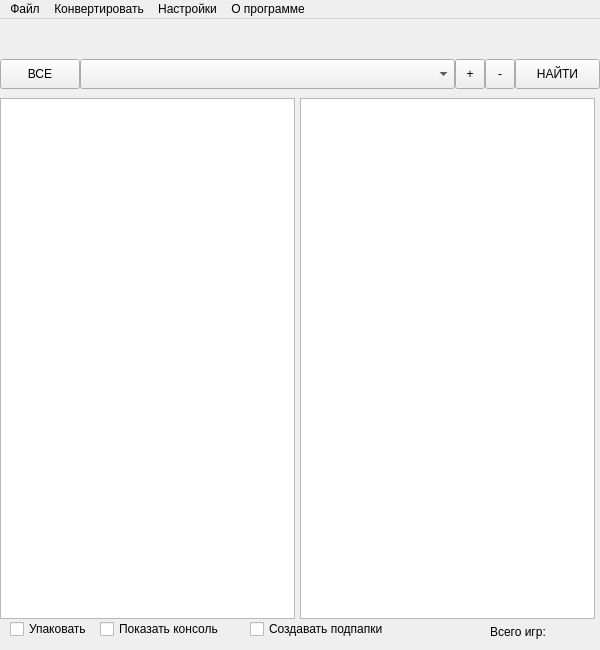
<?xml version="1.0" encoding="UTF-8"?>
<ui version="4.0">
 <class>BFGUnpacker</class>
 <widget class="QMainWindow" name="BFGUnpacker">
  <property name="geometry">
   <rect>
    <x>0</x>
    <y>0</y>
    <width>600</width>
    <height>650</height>
   </rect>
  </property>
  <property name="windowTitle">
   <string>BFGUnpacker</string>
  </property>
  <property name="styleSheet">
   <string notr="true">darkorange.stylesheet</string>
  </property>
  <widget class="QWidget" name="centralwidget">
   <widget class="QComboBox" name="comboBox_gameList">
    <property name="geometry">
     <rect>
      <x>80</x>
      <y>40</y>
      <width>375</width>
      <height>30</height>
     </rect>
    </property>
   </widget>
   <widget class="QToolButton" name="toolButton_plus">
    <property name="geometry">
     <rect>
      <x>455</x>
      <y>40</y>
      <width>30</width>
      <height>30</height>
     </rect>
    </property>
    <property name="text">
     <string>+</string>
    </property>
   </widget>
   <widget class="QToolButton" name="toolButton_minus">
    <property name="geometry">
     <rect>
      <x>485</x>
      <y>40</y>
      <width>30</width>
      <height>30</height>
     </rect>
    </property>
    <property name="text">
     <string>-</string>
    </property>
   </widget>
   <widget class="QTextBrowser" name="logWindow">
    <property name="geometry">
     <rect>
      <x>300</x>
      <y>79</y>
      <width>295</width>
      <height>521</height>
     </rect>
    </property>
   </widget>
   <widget class="QLabel" name="all_games_label">
    <property name="geometry">
     <rect>
      <x>490</x>
      <y>605</y>
      <width>100</width>
      <height>15</height>
     </rect>
    </property>
    <property name="text">
     <string>Всего игр:</string>
    </property>
   </widget>
   <widget class="QTreeView" name="gameList_treeView">
    <property name="geometry">
     <rect>
      <x>0</x>
      <y>79</y>
      <width>295</width>
      <height>521</height>
     </rect>
    </property>
   </widget>
   <widget class="QToolButton" name="toolButton_Find">
    <property name="geometry">
     <rect>
      <x>515</x>
      <y>40</y>
      <width>85</width>
      <height>30</height>
     </rect>
    </property>
    <property name="text">
     <string>НАЙТИ</string>
    </property>
   </widget>
   <widget class="QToolButton" name="btn_All_Favorite">
    <property name="geometry">
     <rect>
      <x>0</x>
      <y>40</y>
      <width>80</width>
      <height>30</height>
     </rect>
    </property>
    <property name="text">
     <string>ВСЕ</string>
    </property>
   </widget>
   <widget class="QCheckBox" name="checkBox_Reimport">
    <property name="geometry">
     <rect>
      <x>10</x>
      <y>600</y>
      <width>100</width>
      <height>20</height>
     </rect>
    </property>
    <property name="text">
     <string>Упаковать</string>
    </property>
   </widget>
   <widget class="QCheckBox" name="checkBox_ShowConsole">
    <property name="geometry">
     <rect>
      <x>100</x>
      <y>600</y>
      <width>140</width>
      <height>20</height>
     </rect>
    </property>
    <property name="text">
     <string>Показать консоль</string>
    </property>
   </widget>
   <widget class="QCheckBox" name="checkBox_createSubfolders">
    <property name="geometry">
     <rect>
      <x>250</x>
      <y>600</y>
      <width>150</width>
      <height>20</height>
     </rect>
    </property>
    <property name="text">
     <string>Создавать подпапки</string>
    </property>
   </widget>
   <widget class="QWidget" name="layoutWidget">
    <property name="geometry">
     <rect>
      <x>0</x>
      <y>0</y>
      <width>601</width>
      <height>41</height>
     </rect>
    </property>
    <layout class="QHBoxLayout" name="upperButtons"/>
   </widget>
  </widget>
  <widget class="QMenuBar" name="menubar">
   <property name="geometry">
    <rect>
     <x>0</x>
     <y>0</y>
     <width>600</width>
     <height>21</height>
    </rect>
   </property>
   <property name="styleSheet">
    <string notr="true"/>
   </property>
   <widget class="QMenu" name="menu">
    <property name="styleSheet">
     <string notr="true"/>
    </property>
    <property name="title">
     <string>Файл</string>
    </property>
    <widget class="QMenu" name="unpackWith">
     <property name="title">
      <string>Распаковать с помощью</string>
     </property>
     <addaction name="action7z_Archiver"/>
     <addaction name="actionGame_Archive_Unpacker_Plugin"/>
     <addaction name="actionTotal_Observer"/>
     <addaction name="actionSprite_and_Archive_Utility"/>
    </widget>
    <widget class="QMenu" name="zippedFormats">
     <property name="title">
      <string>Форматы сжатия</string>
     </property>
     <addaction name="actionZlib_Deflate"/>
     <addaction name="actionLZ4"/>
    </widget>
    <widget class="QMenu" name="formatSearch">
     <property name="title">
      <string>Поиск форматов</string>
     </property>
     <addaction name="actionWAV"/>
    </widget>
    <widget class="QMenu" name="additionalMenu">
     <property name="title">
      <string>Дополнительно</string>
     </property>
     <addaction name="autoSearchScripts"/>
     <addaction name="actionArchiveScanner"/>
     <addaction name="actionFileList"/>
    </widget>
    <widget class="QMenu" name="consolesMenu">
     <property name="title">
      <string>Консоли</string>
     </property>
     <widget class="QMenu" name="menuSony">
      <property name="title">
       <string>Sony</string>
      </property>
      <widget class="QMenu" name="menuPlayStation_1">
       <property name="title">
        <string>PlayStation 1</string>
       </property>
       <addaction name="ps1_dummy"/>
      </widget>
      <widget class="QMenu" name="menuPlayStation_2">
       <property name="title">
        <string>PlayStation 2</string>
       </property>
       <addaction name="ps2_dummy"/>
      </widget>
      <widget class="QMenu" name="menuPlayStation_3">
       <property name="title">
        <string>PlayStation 3</string>
       </property>
       <addaction name="ps3_dummy"/>
      </widget>
      <widget class="QMenu" name="menuPlayStation_4">
       <property name="title">
        <string>PlayStation 4</string>
       </property>
       <addaction name="ps4_dummy"/>
      </widget>
      <widget class="QMenu" name="menuPlayStation_5">
       <property name="title">
        <string>PlayStation 5</string>
       </property>
       <addaction name="ps5_dummy"/>
      </widget>
      <widget class="QMenu" name="menuPSP">
       <property name="title">
        <string>PSP</string>
       </property>
       <addaction name="psp_dummy"/>
      </widget>
      <widget class="QMenu" name="menuPlayStation_Vita">
       <property name="title">
        <string>PlayStation Vita</string>
       </property>
       <addaction name="vita_dummy"/>
      </widget>
      <addaction name="menuPlayStation_1"/>
      <addaction name="menuPlayStation_2"/>
      <addaction name="menuPlayStation_3"/>
      <addaction name="menuPlayStation_4"/>
      <addaction name="menuPlayStation_5"/>
      <addaction name="menuPSP"/>
      <addaction name="menuPlayStation_Vita"/>
     </widget>
     <widget class="QMenu" name="menuMicrosoft">
      <property name="title">
       <string>Microsoft</string>
      </property>
      <widget class="QMenu" name="menuXBox_Classic">
       <property name="title">
        <string>XBox Classic</string>
       </property>
       <addaction name="xbox_dummy"/>
      </widget>
      <widget class="QMenu" name="menuXBox_One">
       <property name="title">
        <string>XBox One</string>
       </property>
       <addaction name="xbox1_dummy"/>
      </widget>
      <widget class="QMenu" name="menuXBox_Series">
       <property name="title">
        <string>XBox Series</string>
       </property>
       <addaction name="xbox_series_dummy"/>
      </widget>
      <addaction name="menuXBox_Classic"/>
      <addaction name="menuXBox_One"/>
      <addaction name="menuXBox_Series"/>
     </widget>
     <widget class="QMenu" name="menuNintendo">
      <property name="title">
       <string>Nintendo</string>
      </property>
      <widget class="QMenu" name="menuGameCube">
       <property name="title">
        <string>GameCube</string>
       </property>
       <addaction name="gamecube_dummy"/>
      </widget>
      <widget class="QMenu" name="menuWii">
       <property name="title">
        <string>Wii</string>
       </property>
       <addaction name="wii_dummy"/>
      </widget>
      <widget class="QMenu" name="menuWii_U">
       <property name="title">
        <string>Wii U</string>
       </property>
       <addaction name="wiiU_dummy"/>
      </widget>
      <widget class="QMenu" name="menuSwitch">
       <property name="title">
        <string>Switch</string>
       </property>
       <addaction name="switch_dummy"/>
      </widget>
      <widget class="QMenu" name="menuClassic_Consoles">
       <property name="title">
        <string>Classic Consoles</string>
       </property>
       <addaction name="nes_dummy"/>
      </widget>
      <addaction name="menuGameCube"/>
      <addaction name="menuWii"/>
      <addaction name="menuWii_U"/>
      <addaction name="menuSwitch"/>
      <addaction name="menuClassic_Consoles"/>
     </widget>
     <widget class="QMenu" name="menuSega">
      <property name="title">
       <string>Sega</string>
      </property>
      <widget class="QMenu" name="menuDreamcast">
       <property name="title">
        <string>Dreamcast</string>
       </property>
       <addaction name="dreamcast_dummy"/>
      </widget>
      <widget class="QMenu" name="menuMegaDrive">
       <property name="title">
        <string>MegaDrive</string>
       </property>
       <addaction name="md_dummy"/>
      </widget>
      <widget class="QMenu" name="menuSaturn">
       <property name="title">
        <string>Saturn</string>
       </property>
       <addaction name="saturn_dummy"/>
      </widget>
      <widget class="QMenu" name="menuSegaOther">
       <property name="title">
        <string>Other</string>
       </property>
       <addaction name="sega_dummy"/>
      </widget>
      <addaction name="menuDreamcast"/>
      <addaction name="menuMegaDrive"/>
      <addaction name="menuSaturn"/>
      <addaction name="menuSegaOther"/>
     </widget>
     <widget class="QMenu" name="menuOtherConsoles">
      <property name="title">
       <string>Other</string>
      </property>
      <addaction name="other_consoles_dummy"/>
     </widget>
     <addaction name="menuSony"/>
     <addaction name="menuMicrosoft"/>
     <addaction name="menuNintendo"/>
     <addaction name="menuSega"/>
     <addaction name="menuOtherConsoles"/>
    </widget>
    <widget class="QMenu" name="menu_5">
     <property name="title">
      <string>Архивы</string>
     </property>
     <addaction name="archives_dummy"/>
    </widget>
    <widget class="QMenu" name="menu_6">
     <property name="title">
      <string>Игровые движки</string>
     </property>
     <addaction name="games_engines_dummy"/>
    </widget>
    <widget class="QMenu" name="menu_7">
     <property name="title">
      <string>Образы дисков</string>
     </property>
     <addaction name="disc_images_dummy"/>
    </widget>
    <widget class="QMenu" name="menu_8">
     <property name="title">
      <string>Инсталляторы</string>
     </property>
     <addaction name="installers_dummy"/>
    </widget>
    <addaction name="quickOpen"/>
    <addaction name="unpackWith"/>
    <addaction name="menu_5"/>
    <addaction name="menu_6"/>
    <addaction name="consolesMenu"/>
    <addaction name="menu_7"/>
    <addaction name="menu_8"/>
    <addaction name="zippedFormats"/>
    <addaction name="formatSearch"/>
    <addaction name="additionalMenu"/>
    <addaction name="separator"/>
    <addaction name="exitAction"/>
   </widget>
   <widget class="QMenu" name="menu_2">
    <property name="title">
     <string>Конвертировать</string>
    </property>
    <widget class="QMenu" name="videoConverters">
     <property name="title">
      <string>Видео</string>
     </property>
     <addaction name="actionFFMPEG_Video_Converter"/>
     <addaction name="actionRad_Video_Tools"/>
     <addaction name="actionMedia_Info"/>
    </widget>
    <widget class="QMenu" name="audioConverters">
     <property name="title">
      <string>Аудио</string>
     </property>
     <addaction name="actionFFMPEG_Sound_Converter"/>
     <addaction name="actionVGM_Stream_Tools"/>
     <addaction name="actionFSBext"/>
     <addaction name="actionToWAV"/>
     <addaction name="actionRAW_to_WAV"/>
     <addaction name="actionRAW_to_Atrac"/>
     <addaction name="actionPlayStation_Audio_Converter"/>
     <addaction name="actionXWM_WAV_Audio_Converter"/>
    </widget>
    <widget class="QMenu" name="imageConverters">
     <property name="title">
      <string>Текстуры</string>
     </property>
     <addaction name="actionFFMPEG_Image_Converter"/>
     <addaction name="actionSAU"/>
     <addaction name="actionnConvert"/>
     <addaction name="actionImage_to_DDS_Microsoft"/>
     <addaction name="actionImage_to_DDS_nVidia"/>
     <addaction name="actionDDS_Header_Generator"/>
     <addaction name="actionCubeMap_Creator"/>
     <addaction name="actionICO_Icon_Splitter"/>
    </widget>
    <addaction name="videoConverters"/>
    <addaction name="audioConverters"/>
    <addaction name="imageConverters"/>
   </widget>
   <widget class="QMenu" name="menu_3">
    <property name="title">
     <string>Настройки</string>
    </property>
    <widget class="QMenu" name="themes_list_2">
     <property name="title">
      <string>Темы</string>
     </property>
     <addaction name="theme_dummy"/>
    </widget>
    <addaction name="action_Language"/>
    <addaction name="themes_list_2"/>
    <addaction name="create_theme"/>
    <addaction name="action_Settings"/>
    <addaction name="action_SelectOutPath"/>
    <addaction name="action_ClearOutPath"/>
    <addaction name="action_CreateOutPath"/>
    <addaction name="action_DeleteEmptyFiles"/>
    <addaction name="action_DeleteEmptySubfolders"/>
   </widget>
   <widget class="QMenu" name="menu_4">
    <property name="title">
     <string>О программе</string>
    </property>
    <addaction name="action_About"/>
   </widget>
   <addaction name="menu"/>
   <addaction name="menu_2"/>
   <addaction name="menu_3"/>
   <addaction name="menu_4"/>
  </widget>
  <action name="quickOpen">
   <property name="text">
    <string>Открыть быстро</string>
   </property>
  </action>
  <action name="exitAction">
   <property name="text">
    <string>Выход</string>
   </property>
  </action>
  <action name="action_Language">
   <property name="text">
    <string>Язык\Language</string>
   </property>
  </action>
  <action name="action_SelectOutPath">
   <property name="text">
    <string>Выбрать выходную папку</string>
   </property>
  </action>
  <action name="action_ClearOutPath">
   <property name="text">
    <string>Очистить выходную папку</string>
   </property>
  </action>
  <action name="action_CreateOutPath">
   <property name="text">
    <string>Создать выходную папку</string>
   </property>
  </action>
  <action name="action_Settings">
   <property name="text">
    <string>Настройки</string>
   </property>
  </action>
  <action name="action_DeleteEmptyFiles">
   <property name="text">
    <string>Удалить пустые файлы</string>
   </property>
  </action>
  <action name="action_DeleteEmptySubfolders">
   <property name="text">
    <string>Удалить пустые подпапки</string>
   </property>
  </action>
  <action name="action_About">
   <property name="text">
    <string>О программе...</string>
   </property>
  </action>
  <action name="action7z_Archiver">
   <property name="text">
    <string>7z Archiver</string>
   </property>
  </action>
  <action name="actionGame_Archive_Unpacker_Plugin">
   <property name="text">
    <string>Game Archive Unpacker Plugin</string>
   </property>
  </action>
  <action name="actionTotal_Observer">
   <property name="text">
    <string>Total Observer</string>
   </property>
  </action>
  <action name="actionSprite_and_Archive_Utility">
   <property name="text">
    <string>Sprite and Archive Utility</string>
   </property>
  </action>
  <action name="action0_9">
   <property name="text">
    <string>0-9</string>
   </property>
  </action>
  <action name="actionA">
   <property name="text">
    <string>A</string>
   </property>
  </action>
  <action name="actionB">
   <property name="text">
    <string>B</string>
   </property>
  </action>
  <action name="actionC">
   <property name="text">
    <string>C</string>
   </property>
  </action>
  <action name="actionD">
   <property name="text">
    <string>D</string>
   </property>
  </action>
  <action name="actionE">
   <property name="text">
    <string>E</string>
   </property>
  </action>
  <action name="actionF">
   <property name="text">
    <string>F</string>
   </property>
  </action>
  <action name="actionG">
   <property name="text">
    <string>G</string>
   </property>
  </action>
  <action name="actionH">
   <property name="text">
    <string>H</string>
   </property>
  </action>
  <action name="actionI">
   <property name="text">
    <string>I</string>
   </property>
  </action>
  <action name="actionJ">
   <property name="text">
    <string>J</string>
   </property>
  </action>
  <action name="actionK">
   <property name="text">
    <string>K</string>
   </property>
  </action>
  <action name="actionL">
   <property name="text">
    <string>L</string>
   </property>
  </action>
  <action name="actionM">
   <property name="text">
    <string>M</string>
   </property>
  </action>
  <action name="actionN">
   <property name="text">
    <string>N</string>
   </property>
  </action>
  <action name="actionO">
   <property name="text">
    <string>O</string>
   </property>
  </action>
  <action name="actionP">
   <property name="text">
    <string>P</string>
   </property>
  </action>
  <action name="actionQ">
   <property name="text">
    <string>Q</string>
   </property>
  </action>
  <action name="actionR">
   <property name="text">
    <string>R</string>
   </property>
  </action>
  <action name="actionS">
   <property name="text">
    <string>S</string>
   </property>
  </action>
  <action name="actionT">
   <property name="text">
    <string>T</string>
   </property>
  </action>
  <action name="actionU">
   <property name="text">
    <string>U</string>
   </property>
  </action>
  <action name="actionV">
   <property name="text">
    <string>V</string>
   </property>
  </action>
  <action name="actionW">
   <property name="text">
    <string>W</string>
   </property>
  </action>
  <action name="actionX">
   <property name="text">
    <string>X</string>
   </property>
  </action>
  <action name="actionY">
   <property name="text">
    <string>Y</string>
   </property>
  </action>
  <action name="actionZ">
   <property name="text">
    <string>Z</string>
   </property>
  </action>
  <action name="actionZlib_Deflate">
   <property name="text">
    <string>Zlib, Deflate</string>
   </property>
  </action>
  <action name="actionLZ4">
   <property name="text">
    <string>LZ4</string>
   </property>
  </action>
  <action name="actionWAV">
   <property name="text">
    <string>WAV</string>
   </property>
  </action>
  <action name="autoSearchScripts">
   <property name="text">
    <string>Автопоиск скрипта</string>
   </property>
  </action>
  <action name="action_23">
   <property name="text">
    <string>Сканер архивов</string>
   </property>
  </action>
  <action name="action_24">
   <property name="text">
    <string>Список файлов в папке</string>
   </property>
  </action>
  <action name="actionFileList">
   <property name="text">
    <string>Список файлов в папке</string>
   </property>
  </action>
  <action name="actionArchiveScanner">
   <property name="text">
    <string>Сканер архивов</string>
   </property>
  </action>
  <action name="actionFFMPEG_Video_Converter">
   <property name="text">
    <string>FFMPEG Video Converter</string>
   </property>
  </action>
  <action name="actionRad_Video_Tools">
   <property name="text">
    <string>Rad Video Tools</string>
   </property>
  </action>
  <action name="actionMedia_Info">
   <property name="text">
    <string>Media Info</string>
   </property>
  </action>
  <action name="actionFFMPEG_Sound_Converter">
   <property name="text">
    <string>FFMPEG Sound Converter</string>
   </property>
  </action>
  <action name="actionVGM_Stream_Tools">
   <property name="text">
    <string>VGM Stream Tools</string>
   </property>
  </action>
  <action name="actionFSBext">
   <property name="text">
    <string>FSBext </string>
   </property>
  </action>
  <action name="actionToWAV">
   <property name="text">
    <string>ToWAV</string>
   </property>
  </action>
  <action name="actionRAW_to_WAV">
   <property name="text">
    <string>RAW to WAV</string>
   </property>
  </action>
  <action name="actionRAW_to_Atrac">
   <property name="text">
    <string>RAW to Atrac</string>
   </property>
  </action>
  <action name="actionPlayStation_Audio_Converter">
   <property name="text">
    <string>PlayStation Audio Converter</string>
   </property>
  </action>
  <action name="actionXWM_WAV_Audio_Converter">
   <property name="text">
    <string>XWM\WAV Audio Converter</string>
   </property>
  </action>
  <action name="actionFFMPEG_Image_Converter">
   <property name="text">
    <string>FFMPEG Image Converter</string>
   </property>
  </action>
  <action name="actionSAU">
   <property name="text">
    <string>SAU</string>
   </property>
  </action>
  <action name="actionnConvert">
   <property name="text">
    <string>nConvert</string>
   </property>
  </action>
  <action name="actionImage_to_DDS_Microsoft">
   <property name="text">
    <string>Image to DDS (Microsoft)</string>
   </property>
  </action>
  <action name="actionImage_to_DDS_nVidia">
   <property name="text">
    <string>Image to DDS (nVidia)</string>
   </property>
  </action>
  <action name="actionDDS_Header_Generator">
   <property name="text">
    <string>DDS Header Generator</string>
   </property>
  </action>
  <action name="actionCubeMap_Creator">
   <property name="text">
    <string>CubeMap Creator</string>
   </property>
  </action>
  <action name="actionICO_Icon_Splitter">
   <property name="text">
    <string>ICO Icon Splitter</string>
   </property>
  </action>
  <action name="theme_dummy">
   <property name="text">
    <string>Без темы</string>
   </property>
  </action>
  <action name="ps1_dummy">
   <property name="text">
    <string/>
   </property>
  </action>
  <action name="ps2_dummy">
   <property name="text">
    <string/>
   </property>
  </action>
  <action name="ps3_dummy">
   <property name="text">
    <string/>
   </property>
  </action>
  <action name="ps4_dummy">
   <property name="text">
    <string/>
   </property>
  </action>
  <action name="ps5_dummy">
   <property name="text">
    <string/>
   </property>
  </action>
  <action name="psp_dummy">
   <property name="text">
    <string/>
   </property>
  </action>
  <action name="vita_dummy">
   <property name="text">
    <string/>
   </property>
  </action>
  <action name="xbox_dummy">
   <property name="text">
    <string/>
   </property>
  </action>
  <action name="xbox1_dummy">
   <property name="text">
    <string/>
   </property>
  </action>
  <action name="xbox_series_dummy">
   <property name="text">
    <string/>
   </property>
  </action>
  <action name="gamecube_dummy">
   <property name="text">
    <string/>
   </property>
  </action>
  <action name="wii_dummy">
   <property name="text">
    <string/>
   </property>
  </action>
  <action name="wiiU_dummy">
   <property name="text">
    <string/>
   </property>
  </action>
  <action name="switch_dummy">
   <property name="text">
    <string/>
   </property>
  </action>
  <action name="nes_dummy">
   <property name="text">
    <string/>
   </property>
  </action>
  <action name="dreamcast_dummy">
   <property name="text">
    <string/>
   </property>
  </action>
  <action name="md_dummy">
   <property name="text">
    <string/>
   </property>
  </action>
  <action name="saturn_dummy">
   <property name="text">
    <string/>
   </property>
  </action>
  <action name="sega_dummy">
   <property name="text">
    <string/>
   </property>
  </action>
  <action name="other_consoles_dummy">
   <property name="text">
    <string/>
   </property>
  </action>
  <action name="archives_dummy">
   <property name="text">
    <string/>
   </property>
  </action>
  <action name="games_engines_dummy">
   <property name="text">
    <string/>
   </property>
  </action>
  <action name="disc_images_dummy">
   <property name="text">
    <string/>
   </property>
  </action>
  <action name="installers_dummy">
   <property name="text">
    <string/>
   </property>
  </action>
  <action name="create_theme">
   <property name="text">
    <string>Создать тему</string>
   </property>
  </action>
 </widget>
 <resources/>
 <connections/>
</ui>
